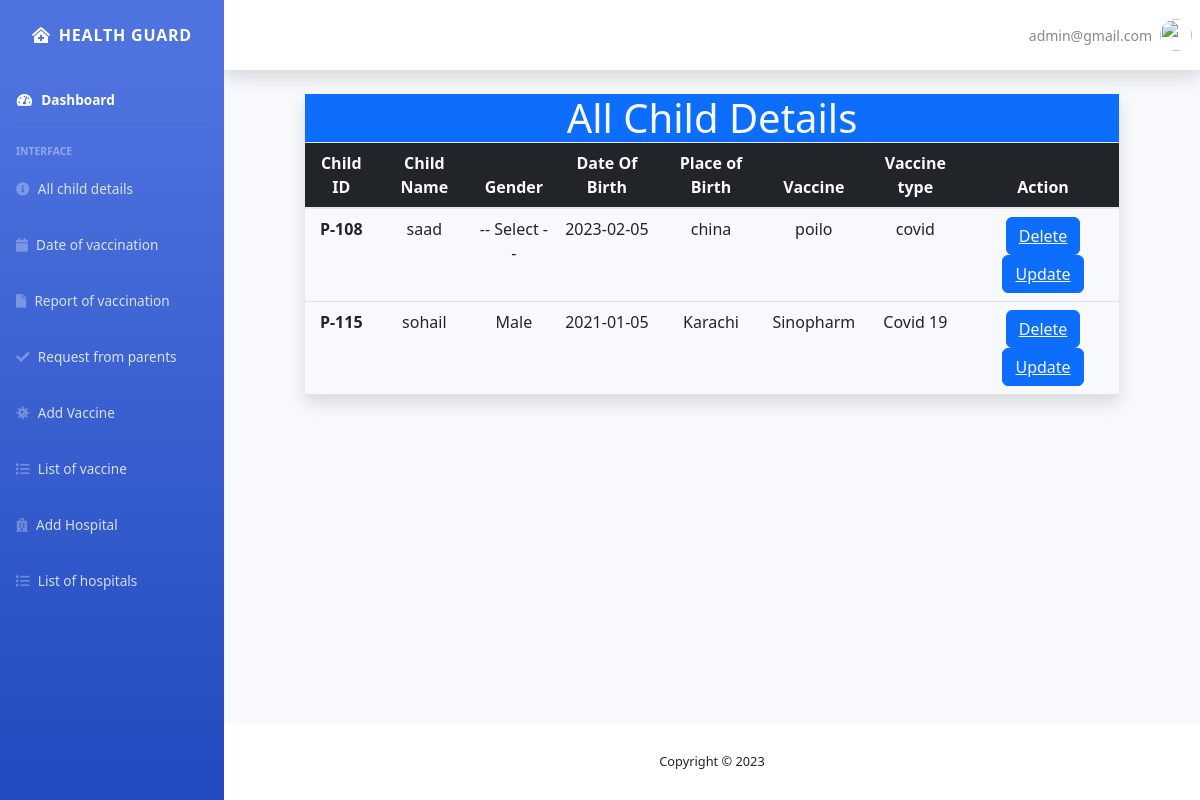
/admin/All-child-details.php (signed in), run on the app's committed database.
### tables this page shows
CREATE TABLE `appointment_shecduled` (
  `c_id` int(11) NOT NULL,
  `parent_email` varchar(255) NOT NULL,
  `c_name` varchar(255) NOT NULL,
  `gender` varchar(255) NOT NULL,
  `DOB` varchar(255) NOT NULL,
  `Place of Birth` varchar(255) NOT NULL,
  `Already vaccinated` varchar(255) NOT NULL,
  `vaccine_type` varchar(255) NOT NULL,
  `select_v` varchar(255) NOT NULL,
  `h_id` int(11) NOT NULL,
  `Appointment Date` varchar(255) NOT NULL,
  `Status` varchar(255) NOT NULL,
  `vaccined_date` varchar(255) NOT NULL
);

### admin/All-child-details.php (the view, shortened to what this page needs)
<?php include("header.php") ?>
<?php include("siderbar.php") ?>
<h1 class="shadow col-md-10 m-auto text-light bg-primary text-center">All Child Details</h1>
<table class="shadow col-md-10 m-auto text-light text-center table p-2">
  <thead class="bg-dark text-light">
    <tr>
      <th>Child ID</th>
      <th>Child Name</th>
      <th>Gender</th>
      <th>Date Of Birth</th>
      <th>Place of Birth</th>
      <th>Vaccine</th>
      <th>Vaccine type</th>
      <th>Action</th>
    </tr>
  </thead>
  <tbody class="text-dark">
    <?php
    $q = mysqli_query($conn, "SELECT * FROM `appointment_shecduled`");
    while ($data = mysqli_fetch_array($q)) {
      echo '<tr>
        <th>' . "P-" . $data[0] . '</th>
        <td>' . $data[2] . '</td>
        <td>' . $data[3] . '</td>
        <td>' . $data[4] . '</td>
        <td>' . $data[5] . '</td>
        <td>' . $data[6] . '</td>
        <td>' . $data[7] . '</td>
        <td> <button class="btn btn-primary"> <a href="delete.php?child_delete_id=' . $data[0] . ' " class="text-light">Delete</a> </button>
        <button  class="btn btn-primary"> <a href="update_child.php?update_id=' . $data[0] . '" class="text-light">Update</a> </button> </td>
      </tr>';
    }
    ?>
  </tbody>
</table>
</div>
<?php include("footer.php") ?>

### data on the page
appointment_shecduled: c_id "108", c_name "saad", gender "-- Select --", DOB "2023-02-05", Place of Birth "china", Already vaccinated "poilo", vaccine_type "covid"
appointment_shecduled: c_id "115", c_name "sohail", gender "Male", DOB "2021-01-05", Place of Birth "Karachi", Already vaccinated "Sinopharm", vaccine_type "Covid 19"

### other printed values
$_SESSION["email"] "admin@gmail.com"
